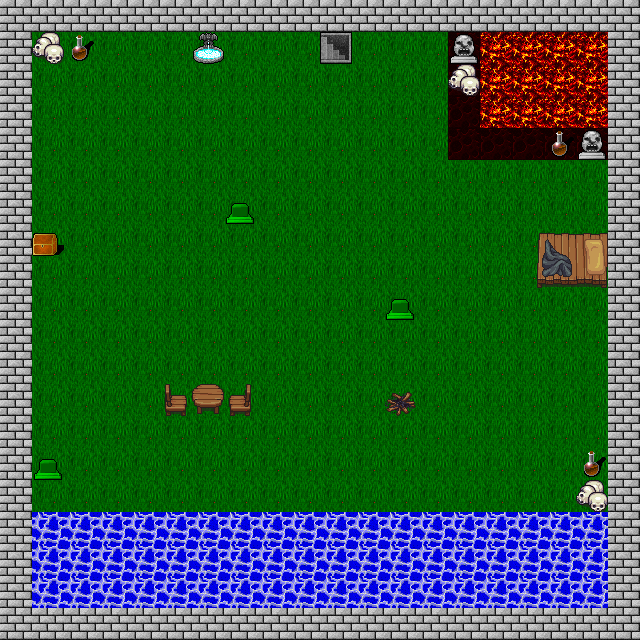

Tiled map render using the project's own tile images. Description and the map definition, with tile-layer contents summarised, below:
An orthogonal 20x20 tile map with 32x32 px tiles, 3 tile layers (Kachelebene 1, Collision, Collectable), 2 tilesets.

<map version="1.0" orientation="orthogonal" renderorder="right-down" width="20" height="20" tilewidth="32" tileheight="32" nextobjectid="1">
 <tileset firstgid="1" name="Verschiedenes" tilewidth="32" tileheight="32" tilecount="3072" columns="64">
  <image source="../Downloads/hyptosis tiles/DungeonCrawl_ProjectUtumnoTileset.png" width="2048" height="1536" />
 </tileset>
 <tileset firstgid="3073" name="Garnitur" tilewidth="32" tileheight="32" tilecount="100" columns="10">
  <image source="../Downloads/hyptosis tiles/dungeonex.png" width="320" height="320" />
 </tileset>
 <layer name="Kachelebene 1" width="20" height="20">
  <data>[400 cells, 258 non-empty, 3 distinct tile ids]</data>
 </layer>
 <layer name="Collision" width="20" height="20">
  <data>[400 cells, 162 non-empty, 18 distinct tile ids]</data>
 </layer>
 <layer name="Collectable" width="20" height="20">
  <data>[400 cells, 3 non-empty, 1 distinct tile ids]</data>
 </layer>
</map>
